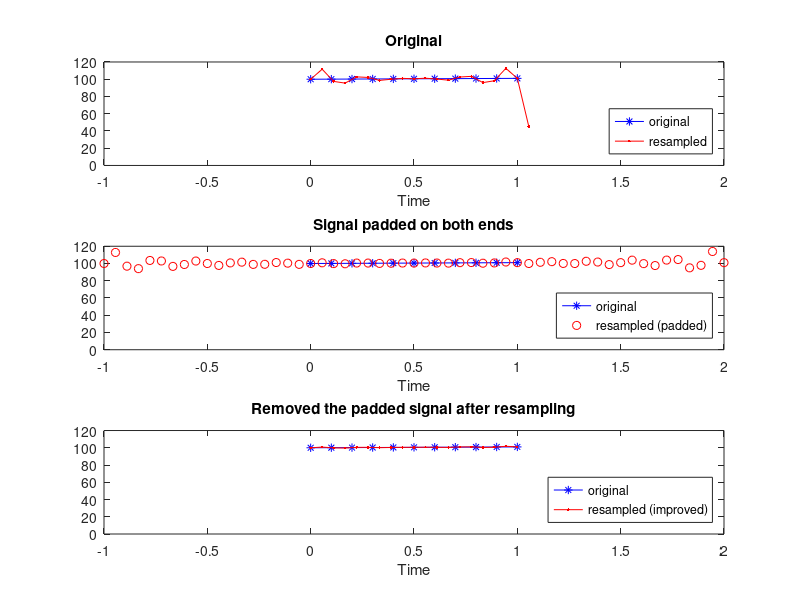

The MATLAB source for this figure:
%%% edge effect due to resampling
%%% https://www.mathworks.com/matlabcentral/answers/91767-why-do-i-obtain-edge-effects-or-oscillations-when-using-the-resample-function-to-perform-non-integer
%%% Tatsuo Okubo
%%% 2021-01-26

%% original method
fs_old = 10;             % Original sampling frequency in Hz
fs_new = 18;
T = 1; % [s]

%%
t_old = 0:1/fs_old:T;       % Time vector
x = t_old + 100;         % Define a linear sequence
y = resample(x, fs_new, fs_old);  % Now resample it
t_new = [0:(length(y)-1)]*(1/fs_new);  % New time vector

figure(10); clf;
subplot(311)
plot(t_old, x, 'b*-', t_new, y, 'r.-')
legend('original','resampled', 'location', 'southeast');
xlabel('Time')
xlim([-1 T+1])
ylim([0 120])
title('Original')

%% pad values at the end to mitigate the edge effect due to resampling

T = 1; % [s]
t_old = 0:1/fs_old:T;       % Time vector
x = t_old + 100;         % Define a linear sequence
xpad = [repmat(x(1), 1, fs_old), x, repmat(x(end), 1, fs_old)]; % extend by 1s on each side
t_before = [-1/fs_old*fs_old : 1/fs_old: 0-1/fs_old];
t_after = [T+1/fs_old : 1/fs_old : T+1];
tpad = [t_before, t_old, t_after];
ypad = resample(xpad, fs_new, fs_old);  % Now resample it
tpad = [0:(length(ypad)-1)]*(1/fs_new) - 1;  % New time vector

% remove the edges that were added
t_new = tpad(fs_new+1: length(tpad)-fs_new - 1);
y_new = ypad(fs_new+1: length(ypad)-fs_new - 1);

subplot(312)
plot(t_old, x , 'b*-', tpad, ypad, 'ro')
legend('original','resampled (padded)', 'location', 'southeast');
xlabel('Time')
xlim([-1 T+1])
ylim([0 120])
title('Signal padded on both ends')

subplot(313)
plot(t_old, x , 'b*-', t_new, y_new, 'r.-')
legend('original','resampled (improved)', 'location', 'southeast');
xlabel('Time')
xlim([-1 T+1])
ylim([0 120])
title('Removed the padded signal after resampling')

